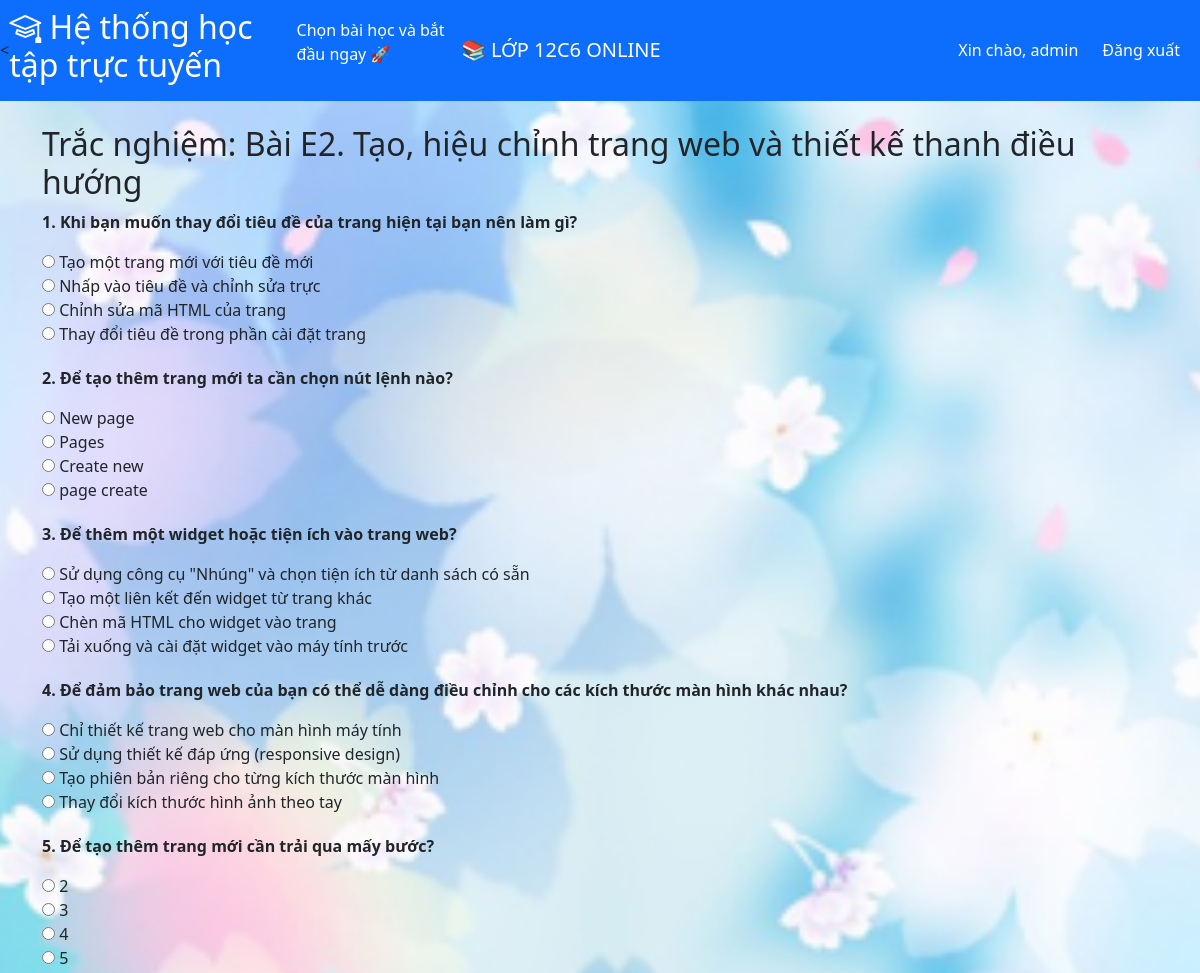
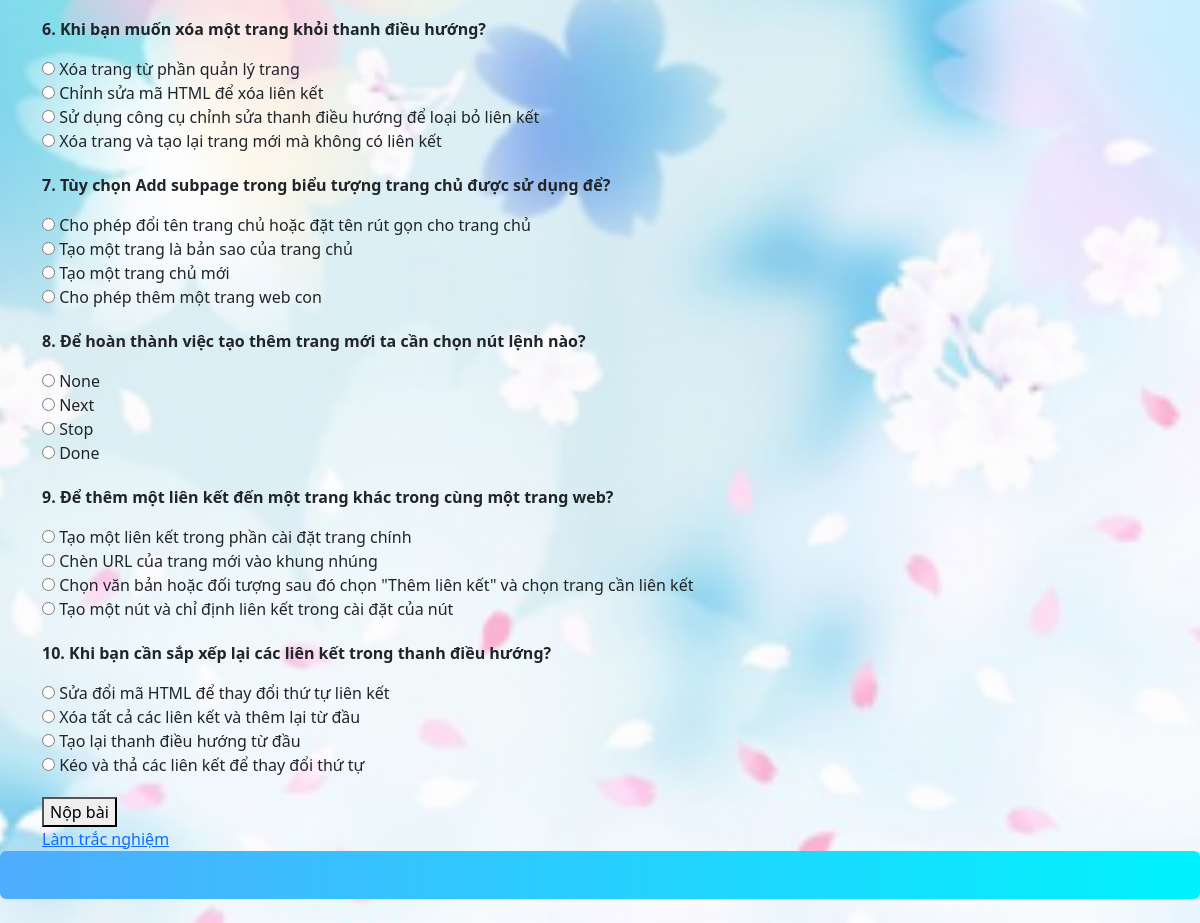
Page /quiz/lesson/2 (signed in) on the committed database (2 pictures, top to bottom).
### models.py (models this page shows)
class User(UserMixin, db.Model):
    __tablename__ = 'user'   # (tốt, rõ ràng)
    id = db.Column(db.Integer, primary_key=True)
    username = db.Column(db.String(50), unique=True)
    password = db.Column(db.String(200))
    role = db.Column(db.String(20), default='student')
    scores = db.relationship('Score', backref='student', lazy=True)

class Lesson(db.Model):
    id = db.Column(db.Integer, primary_key=True)
    title = db.Column(db.String(200))
    subject_id = db.Column(db.Integer, db.ForeignKey('subject.id'))
    content_type = db.Column(db.String(50))
    content_url = db.Column(db.String(500))
    content_pdf = db.Column(db.String(255))
    content_doc = db.Column(db.String(255))

class QuizQuestion(db.Model):
    id = db.Column(db.Integer, primary_key=True)
    lesson_id = db.Column(db.Integer)
    question = db.Column(db.String(500))
    option_a = db.Column(db.String(200))
    option_b = db.Column(db.String(200))
    option_c = db.Column(db.String(200))
    option_d = db.Column(db.String(200))
    correct_answer = db.Column(db.String(1))

### app.py (the view, shortened to what this page needs)
@app.route('/quiz/lesson/<int:lesson_id>', methods=['GET', 'POST'])
@login_required
def quiz_by_lesson(lesson_id):
    lesson = Lesson.query.get_or_404(lesson_id)
    if request.method == 'GET':
        questions = QuizQuestion.query.filter_by(lesson_id=lesson_id).all()
        questions = random.sample(questions, min(10, len(questions)))
    if not questions:
        return "Bài này chưa có câu hỏi"
    return render_template(
        'quiz.html',
        lesson=lesson,
        questions=questions
    )

### app.py (called while the page is built)
@login_manager.user_loader
def load_user(user_id):
    return db.session.get(User, int(user_id))

### templates/quiz.html
{% extends "base.html" %}
{% block content %}
<h2>Trắc nghiệm: {{ lesson.title }}</h2>
<form method="POST">
    {% for q in questions %}
        <div style="margin-bottom:20px;">
            <p><b>{{ loop.index }}. {{ q.question }}</b></p>
            <input type="radio" name="{{ q.id }}" value="A"> {{ q.option_a }}<br>
            <input type="radio" name="{{ q.id }}" value="B"> {{ q.option_b }}<br>
            <input type="radio" name="{{ q.id }}" value="C"> {{ q.option_c }}<br>
            <input type="radio" name="{{ q.id }}" value="D"> {{ q.option_d }}<br>
        </div>
    {% endfor %}
    <button type="submit">Nộp bài</button>
</form>
<a href="{{ url_for('quiz_by_lesson', lesson_id=lesson.id) }}">
    Làm trắc nghiệm
</a>
{% endblock %}

### templates/base.html (shortened to what this page needs)
<!DOCTYPE html>
<html>
<head>
    <link href="https://cdn.jsdelivr.net/npm/bootstrap@5.3.0/dist/css/bootstrap.min.css" rel="stylesheet">
<link rel="stylesheet" href="https://cdn.jsdelivr.net/npm/bootstrap-icons@1.11.1/font/bootstrap-icons.css">
</head>
<body class="bg-light">
    <nav class="navbar navbar-expand-lg navbar-dark bg-primary mb-4">
        <<h2 style="color: white;">
    <i class="bi bi-mortarboard"></i> Hệ thống học tập trực tuyến
</h2>
<p style="color: white;">
    Chọn bài học và bắt đầu ngay 🚀
</p>
        <div class="container">
            <a class="navbar-brand" href="/">📚 LỚP 12C6 ONLINE</a>
            <div class="navbar-nav ms-auto">
                {% if current_user.is_authenticated %}
                    <span class="nav-link text-white">Xin chào, {{ current_user.username }}</span>
                    <a class="nav-link btn btn-danger text-white btn-sm ms-2" href="/logout">Đăng xuất</a>
                {% endif %}
            </div>
        </div>
    </nav>
    <div class="container">
        {% block content %}{% endblock %}
    </div>
    <div class="p-4 mb-4 text-white rounded" style="
    background: linear-gradient(to right, #4facfe, #00f2fe);
">
</div>
</body>
</html>

### rows in the picture
User: username "admin"
Lesson: title "Bài E2. Tạo, hiệu chỉnh trang web và thiết kế thanh điều hướng"
QuizQuestion: question "Khi bạn muốn thay đổi tiêu đề của trang hiện tại bạn nên làm gì?", option_a "Tạo một trang mới với tiêu đề mới", option_b "Nhấp vào tiêu đề và chỉnh sửa trực", option_c "Chỉnh sửa mã HTML của trang", option_d "Thay đổi tiêu đề trong phần cài đặt trang"
QuizQuestion: question "Để tạo thêm trang mới ta cần chọn nút lệnh nào?", option_a "New page", option_b "Pages", option_c "Create new", option_d "page create"
QuizQuestion: question "Để thêm một widget hoặc tiện ích vào trang web?", option_a "Sử dụng công cụ \"Nhúng\" và chọn tiện ích từ danh sách có sẵn", option_b "Tạo một liên kết đến widget từ trang khác", option_c "Chèn mã HTML cho widget vào trang", option_d "Tải xuống và cài đặt widget vào máy tính trước"
QuizQuestion: question "Để đảm bảo trang web của bạn có thể dễ dàng điều chỉnh cho các kích thước màn hình khác nhau?", option_a "Chỉ thiết kế trang web cho màn hình máy tính", option_b "Sử dụng thiết kế đáp ứng (responsive design)", option_c "Tạo phiên bản riêng cho từng kích thước màn hình", option_d "Thay đổi kích thước hình ảnh theo tay"
QuizQuestion: question "Để tạo thêm trang mới cần trải qua mấy bước?", option_a "2", option_b "3", option_c "4", option_d "5"
QuizQuestion: question "Khi bạn muốn xóa một trang khỏi thanh điều hướng?", option_a "Xóa trang từ phần quản lý trang", option_b "Chỉnh sửa mã HTML để xóa liên kết", option_c "Sử dụng công cụ chỉnh sửa thanh điều hướng để loại bỏ liên kết", option_d "Xóa trang và tạo lại trang mới mà không có liên kết"
QuizQuestion: question "Tùy chọn Add subpage trong biểu tượng trang chủ được sử dụng để?", option_a "Cho phép đổi tên trang chủ hoặc đặt tên rút gọn cho trang chủ", option_b "Tạo một trang là bản sao của trang chủ", option_c "Tạo một trang chủ mới", option_d "Cho phép thêm một trang web con"
QuizQuestion: question "Để hoàn thành việc tạo thêm trang mới ta cần chọn nút lệnh nào?", option_a "None", option_b "Next", option_c "Stop", option_d "Done"
QuizQuestion: question "Để thêm một liên kết đến một trang khác trong cùng một trang web?", option_a "Tạo một liên kết trong phần cài đặt trang chính", option_b "Chèn URL của trang mới vào khung nhúng", option_c "Chọn văn bản hoặc đối tượng sau đó chọn \"Thêm liên kết\" và chọn trang cần liên kết", option_d "Tạo một nút và chỉ định liên kết trong cài đặt của nút"
QuizQuestion: question "Khi bạn cần sắp xếp lại các liên kết trong thanh điều hướng?", option_a "Sửa đổi mã HTML để thay đổi thứ tự liên kết", option_b "Xóa tất cả các liên kết và thêm lại từ đầu", option_c "Tạo lại thanh điều hướng từ đầu", option_d "Kéo và thả các liên kết để thay đổi thứ tự"
